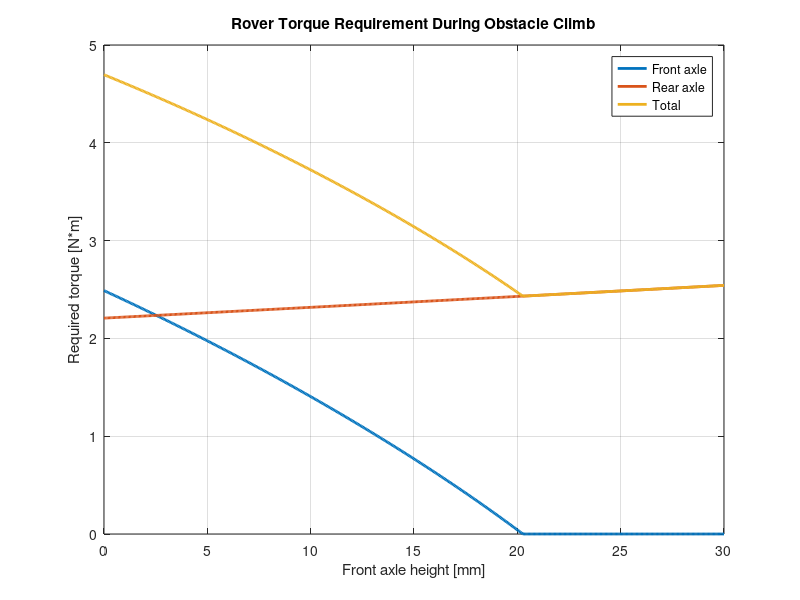
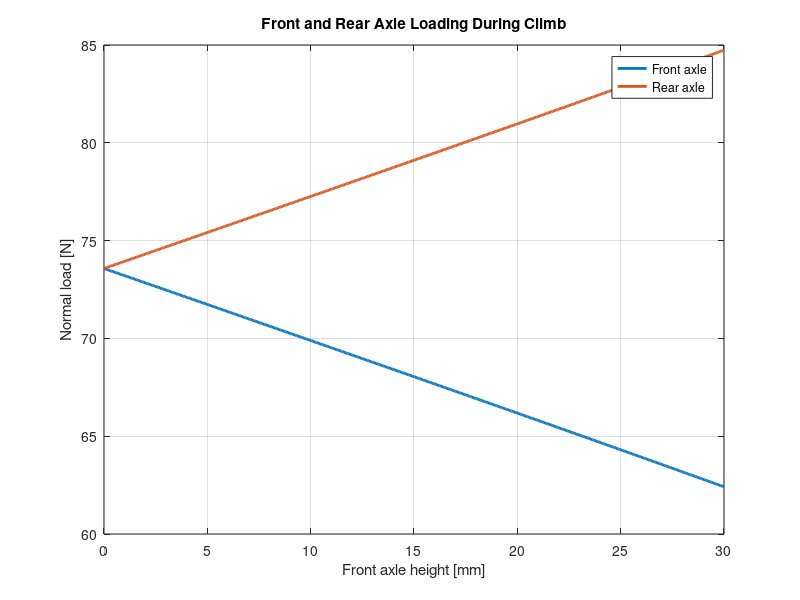
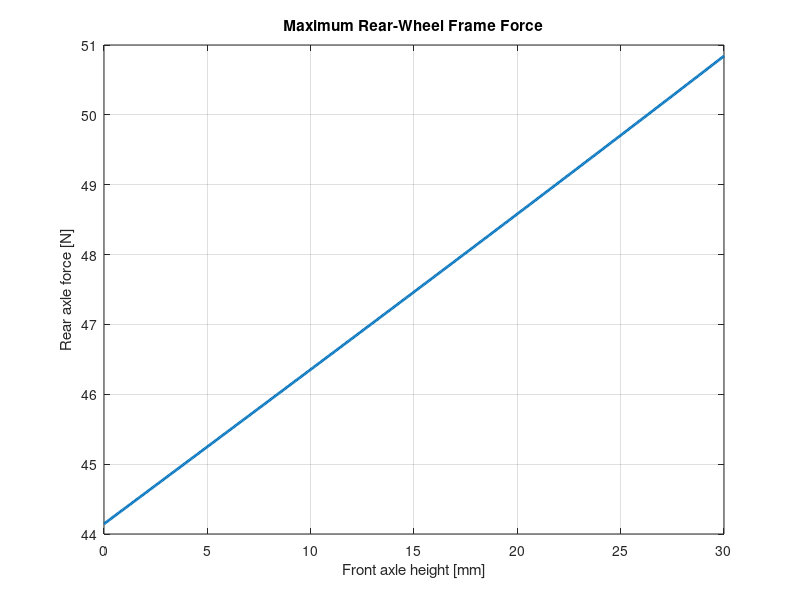

Recreate these plots in MATLAB, in order.
%% Rover Obstacle-Climbing Torque Model
% 4-wheel rover
% Front and rear axles separated by L
% Front wheels climb a rigid obstacle
%
% Based on the moment/force relationships in:
% Thomas & Vantsevich (2010), Wheel-terrain-obstacle interaction
% in vehicle mobility analysis

clear;
clc;
close all;

%% =========================
%  ROVER PARAMETERS
%  ==========================

m = 15;                 % Rover mass [kg]
g = 9.81;               % Gravity [m/s^2]

R = 0.05;               % Wheel radius [m]
L = 0.20;               % Distance between axles [m]
h = 0.03;               % Obstacle height [m]

% Center of gravity location
xCG = 0.10;              % CG distance from rear axle [m]
zCG = 0.10;              % CG height above axle centerline [m]

% Tire-ground friction coefficient
mu = 0.6;

% Rolling resistance coefficient
f = 0.0;

%% =========================
%  SIMULATION RANGE
%  ==========================

% Vertical height climbed by FRONT axle
% 0 = beginning of climb
% h = front axle reaches top of obstacle

N = 500;

y = linspace(0,h,N);

%% =========================
%  PREALLOCATE
%  ==========================

theta = zeros(1,N);

W_front = zeros(1,N);
W_rear  = zeros(1,N);

x_corner = zeros(1,N);
y_corner = zeros(1,N);

F_frame_max = zeros(1,N);

T_front = zeros(1,N);
T_rear  = zeros(1,N);
T_total = zeros(1,N);

%% =========================
%  MAIN SIMULATION
%  ==========================

for i = 1:N

    %% Rover pitch angle
    %
    % Front axle rises by y while rear axle stays on ground.
    
    theta(i) = asin(y(i)/L);

    %% Effective axle spacing projected horizontally
    
    L_horizontal = L*cos(theta(i));

    %% CG horizontal position relative to rear axle
    %
    % As rover pitches, CG moves relative to the axle contact points.
    
    xCG_horizontal = xCG*cos(theta(i)) - zCG*sin(theta(i));

    %% Front/rear normal loads
    %
    % Static moment balance about rear axle:
    %
    % N_front * L_horizontal = W * xCG_horizontal
    
    W_total = m*g;

    W_front(i) = W_total * xCG_horizontal/L_horizontal;

    W_rear(i) = W_total - W_front(i);

    %% =========================
    %  OBSTACLE GEOMETRY
    %  ==========================
    
    % Vertical distance between front wheel center
    % and obstacle corner
    
    vertical_distance = R - h + y(i);

    % Prevent numerical problems if geometry becomes invalid
    vertical_distance = min(vertical_distance,R);

    % Horizontal distance from obstacle corner
    % to wheel center
    
    x_corner(i) = sqrt(R^2 - vertical_distance^2);

    y_corner(i) = vertical_distance;

    %% =========================
    %  REAR-WHEEL TRACTION
    %  ==========================
    
    % Maximum force the rear axle can provide
    %
    % Based on:
    % F_frame,max = (mu - f)*W_rear
    
    F_frame_max(i) = max(0,(mu-f)*W_rear(i));

    %% =========================
    %  FRONT-WHEEL TORQUE
    %  ==========================
    
    % Front wheel must overcome the gravitational moment
    % about the obstacle corner.
    %
    % T_front = W_front*x_corner
    %           - F_frame*y_corner
    %
    % For the moment, assume rear axle provides its
    % maximum useful traction.
    
    T_front(i) = W_front(i)*x_corner(i) - F_frame_max(i)*y_corner(i);

    % Torque cannot be negative
    T_front(i) = max(0,T_front(i));

    %% =========================
    %  REAR-WHEEL TORQUE
    %  ==========================
    
    % Torque required at rear axle to generate
    % the frame force.
    
    T_rear(i) = F_frame_max(i)*R;

    %% =========================
    %  TOTAL TORQUE
    %  ==========================
    
    T_total(i) = T_front(i) + T_rear(i);

end

%% =========================
%  RESULTS
%  ==========================

fprintf('\n====================================\n');
fprintf('ROVER OBSTACLE CLIMB RESULTS\n');
fprintf('====================================\n');

[maxFront,idxF] = max(T_front);
[maxRear,idxR]  = max(T_rear);
[maxTotal,idxT] = max(T_total);

fprintf('\nMaximum FRONT axle torque:\n');
fprintf('  %.3f N*m\n',maxFront);
fprintf('  at %.1f mm climb\n',y(idxF)*1000);

fprintf('\nMaximum REAR axle torque:\n');
fprintf('  %.3f N*m\n',maxRear);
fprintf('  at %.1f mm climb\n',y(idxR)*1000);

fprintf('\nMaximum TOTAL torque:\n');
fprintf('  %.3f N*m\n',maxTotal);
fprintf('  at %.1f mm climb\n',y(idxT)*1000);

fprintf('\n====================================\n');

%% =========================
%  PLOTS
%  ==========================

figure;

plot(y*1000,T_front,'LineWidth',2);
hold on;
plot(y*1000,T_rear,'LineWidth',2);
plot(y*1000,T_total,'LineWidth',2);

grid on;

xlabel('Front axle height [mm]');
ylabel('Required torque [N*m]');

title('Rover Torque Requirement During Obstacle Climb');

legend('Front axle','Rear axle','Total','Location','best');

%% =========================
%  AXLE LOAD PLOT
%  ==========================

figure;

plot(y*1000,W_front,'LineWidth',2);
hold on;
plot(y*1000,W_rear,'LineWidth',2);

grid on;

xlabel('Front axle height [mm]');
ylabel('Normal load [N]');

title('Front and Rear Axle Loading During Climb');

legend('Front axle','Rear axle','Location','best');

%% =========================
%  FRAME FORCE PLOT
%  ==========================

figure;

plot(y*1000,F_frame_max,'LineWidth',2);

grid on;

xlabel('Front axle height [mm]');
ylabel('Rear axle force [N]');

title('Maximum Rear-Wheel Frame Force');
